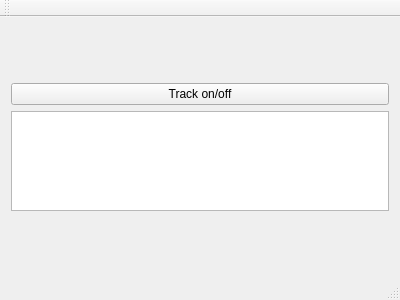
<?xml version="1.0" encoding="UTF-8"?>
<ui version="4.0">
 <class>MainWindow</class>
 <widget class="QMainWindow" name="MainWindow">
  <property name="geometry">
   <rect>
    <x>0</x>
    <y>0</y>
    <width>400</width>
    <height>300</height>
   </rect>
  </property>
  <property name="windowTitle">
   <string>MainWindow</string>
  </property>
  <widget class="QWidget" name="centralWidget">
   <property name="sizePolicy">
    <sizepolicy hsizetype="Maximum" vsizetype="Maximum">
     <horstretch>0</horstretch>
     <verstretch>0</verstretch>
    </sizepolicy>
   </property>
   <layout class="QGridLayout" name="gridLayout">
    <item row="0" column="0">
     <layout class="QVBoxLayout" name="verticalLayout" stretch="1,0">
      <property name="sizeConstraint">
       <enum>QLayout::SetNoConstraint</enum>
      </property>
      <item>
       <layout class="QHBoxLayout" name="horizontalLayout">
        <item>
         <widget class="QPushButton" name="track_button">
          <property name="text">
           <string>Track on/off</string>
          </property>
         </widget>
        </item>
       </layout>
      </item>
      <item>
       <widget class="QTextBrowser" name="log_window">
        <property name="sizePolicy">
         <sizepolicy hsizetype="Expanding" vsizetype="Minimum">
          <horstretch>0</horstretch>
          <verstretch>1</verstretch>
         </sizepolicy>
        </property>
        <property name="maximumSize">
         <size>
          <width>16777215</width>
          <height>100</height>
         </size>
        </property>
       </widget>
      </item>
     </layout>
    </item>
   </layout>
  </widget>
  <widget class="QMenuBar" name="menuBar">
   <property name="geometry">
    <rect>
     <x>0</x>
     <y>0</y>
     <width>400</width>
     <height>25</height>
    </rect>
   </property>
  </widget>
  <widget class="QToolBar" name="mainToolBar">
   <attribute name="toolBarArea">
    <enum>TopToolBarArea</enum>
   </attribute>
   <attribute name="toolBarBreak">
    <bool>false</bool>
   </attribute>
  </widget>
  <widget class="QStatusBar" name="statusBar"/>
 </widget>
 <layoutdefault spacing="6" margin="11"/>
 <resources/>
 <connections/>
</ui>
